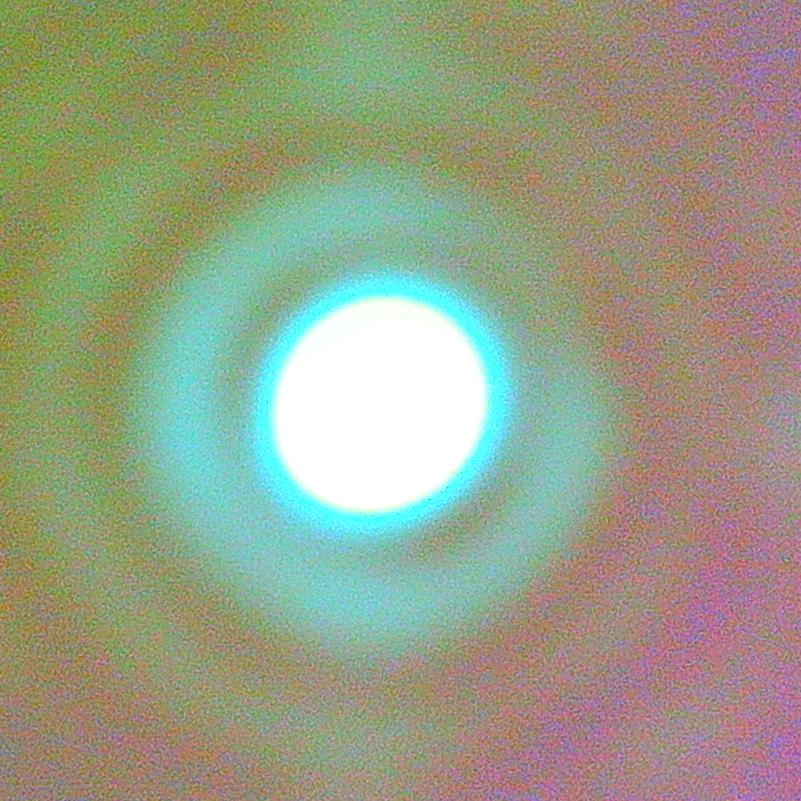
%> input picture 曝光圖片預處理_MATLAB/4.jpg, 801 x 801 px; its folder holds only this picture in this run
$ octave pre_process.m   (GNU Octave 9; MATLAB toolbox functions it lacks are replaced by stand-ins)
%> lines starting %> are read from the running program, lines starting %| are printed output that depends on the picture
clear; clc;

% 獲取目前資料夾內所有的 PNG 和 JPG 檔案
imageFiles = [dir('*.png'); dir('*.jpg')];

% 逐一處理每個檔案
for i = 1:length(imageFiles)
    % 讀取圖片
    filename = imageFiles(i).name;
    img = imread(filename);
%> img is the input picture: size 801x801x3 uint8; mean R, G, B 152.2, 159.1, 135.7

    % 將 RGB 圖片轉換為灰階圖像
    grayImg = rgb2gray(img);
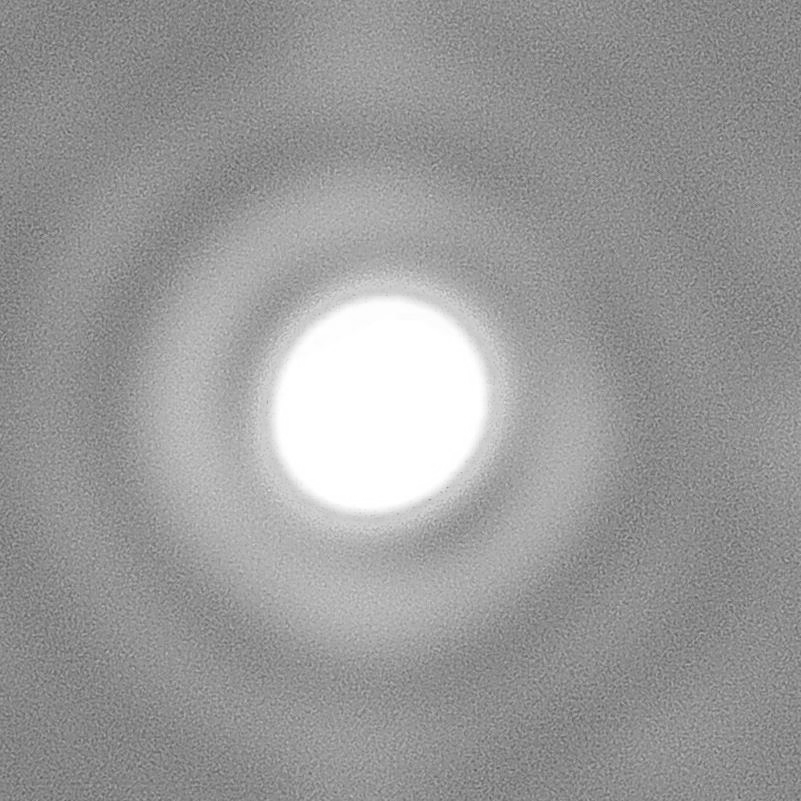
%> grayImg: size 801x801 uint8; min 87, max 255, mean 154.4

    % 對灰階圖像進行去噪處理（中值濾波，窗口大小為 20x20）
    denoisedImg = medfilt2(grayImg, [20, 20]);

    % 建立一個新的 3 通道圖片矩陣
    newImg = zeros(size(grayImg, 1), size(grayImg, 2), 3);

    % 將去噪後的灰階圖像複製到新矩陣的每個通道
    newImg(:, :, 1) = double(denoisedImg) / 255;  % 紅色通道
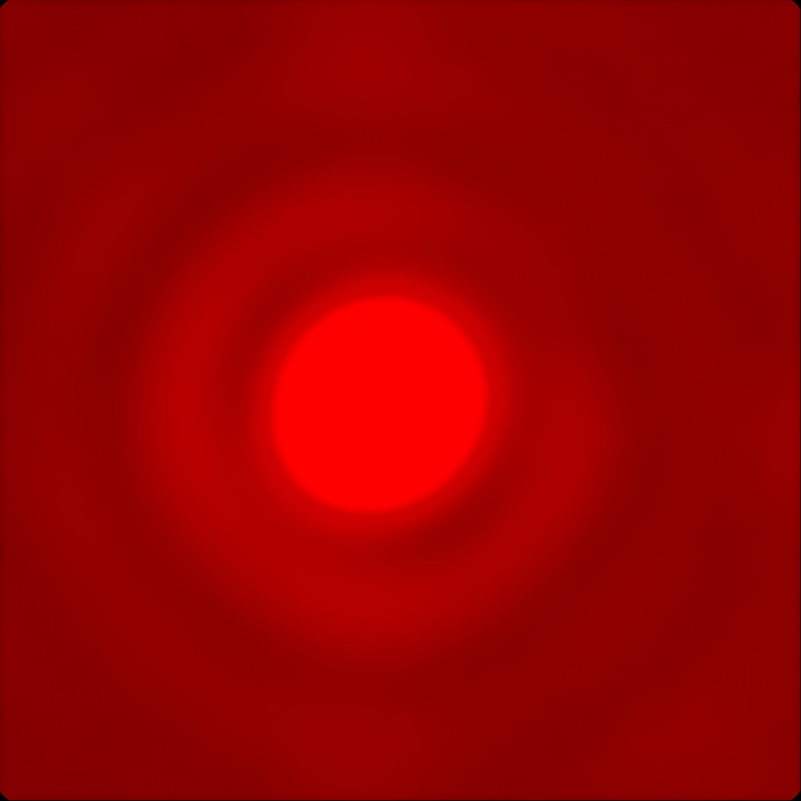
%> newImg: size 801x801x3 double; mean R, G, B 0.604, 0, 0
    newImg(:, :, 2) = double(denoisedImg) / 255;  % 綠色通道
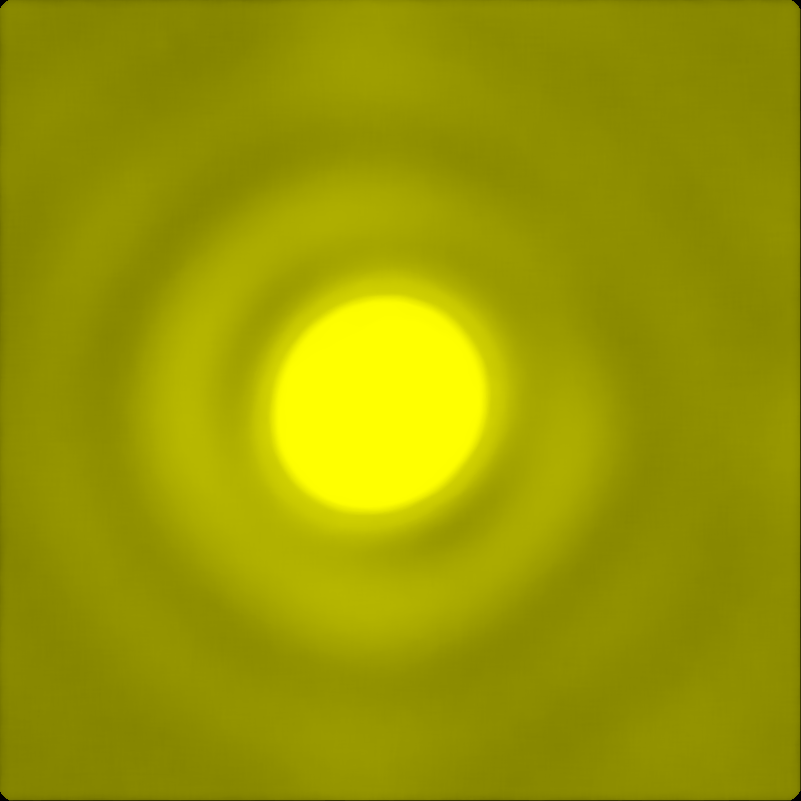
%> newImg: size 801x801x3 double; mean R, G, B 0.604, 0.604, 0
    newImg(:, :, 3) = double(denoisedImg) / 255;  % 藍色通道

    % 建立新的檔名
    [~, name, ~] = fileparts(filename);
    result_filename = sprintf('result_%s.jpg', name);

    % 儲存去噪後的灰階圖像
    imwrite(newImg, result_filename);
end

disp('所有圖片已轉換並儲存完成。');

$ run again, on 曝光圖片預處理_MATLAB/6.jpg
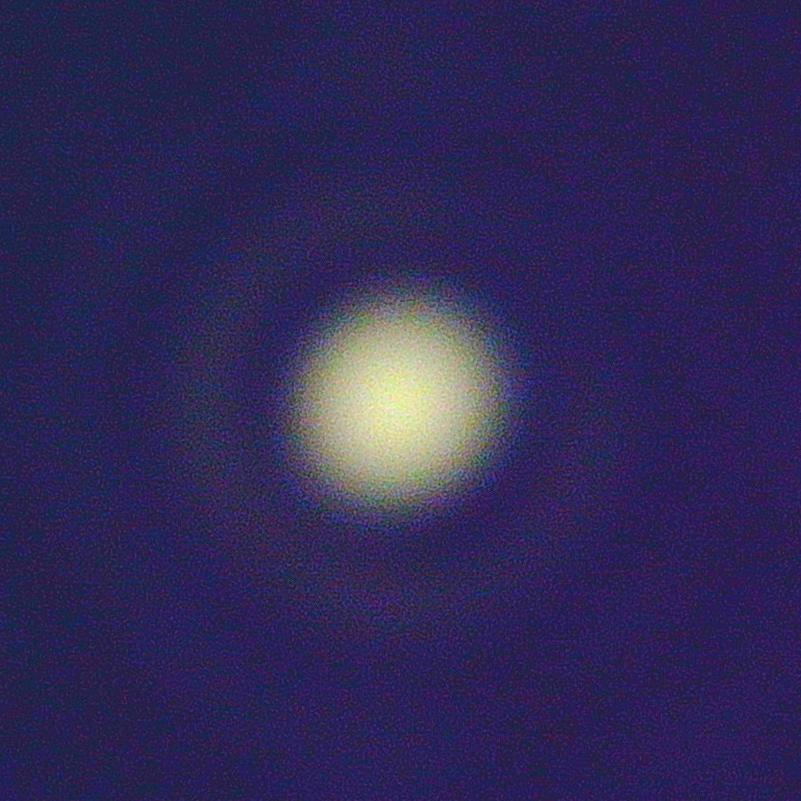
%> input picture 曝光圖片預處理_MATLAB/6.jpg, 801 x 801 px
%> img is the input picture: size 801x801x3 uint8; mean R, G, B 48.7, 41.1, 87
%> `grayImg = rgb2gray(img);`:
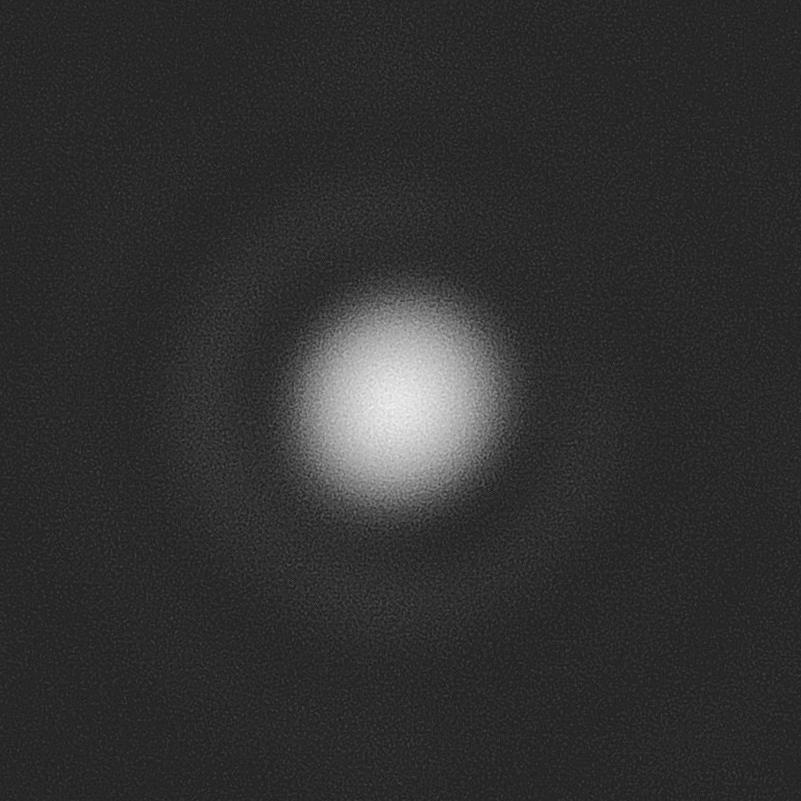
%> grayImg: size 801x801 uint8; min 21, max 242, mean 48.6
%> `newImg(:, :, 2) = double(denoisedImg) / 255;`:
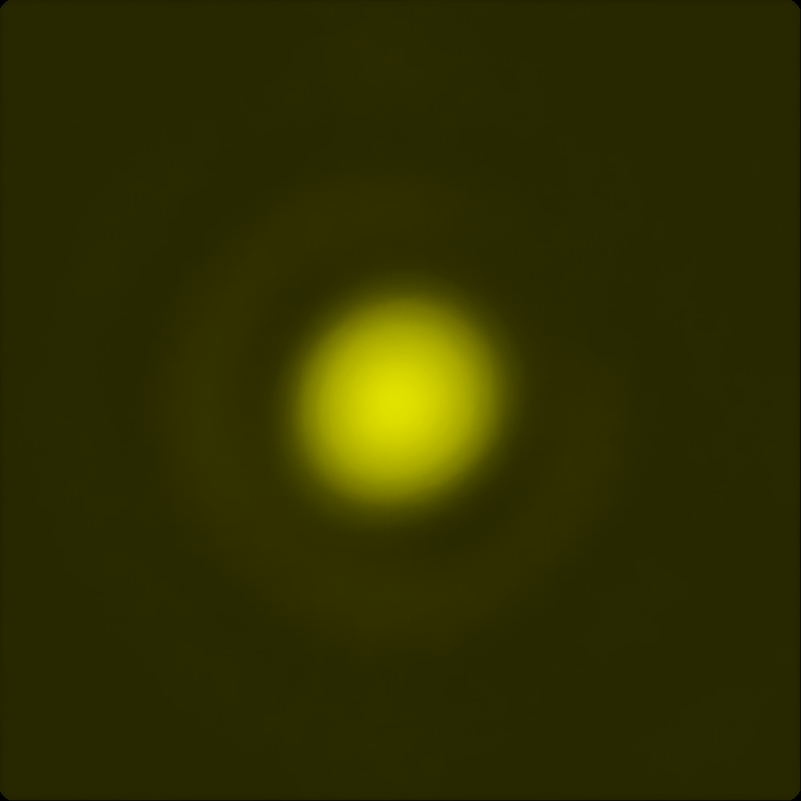
%> newImg: size 801x801x3 double; mean R, G, B 0.189, 0.189, 0

$ run again, on 曝光圖片預處理_MATLAB/7.jpg
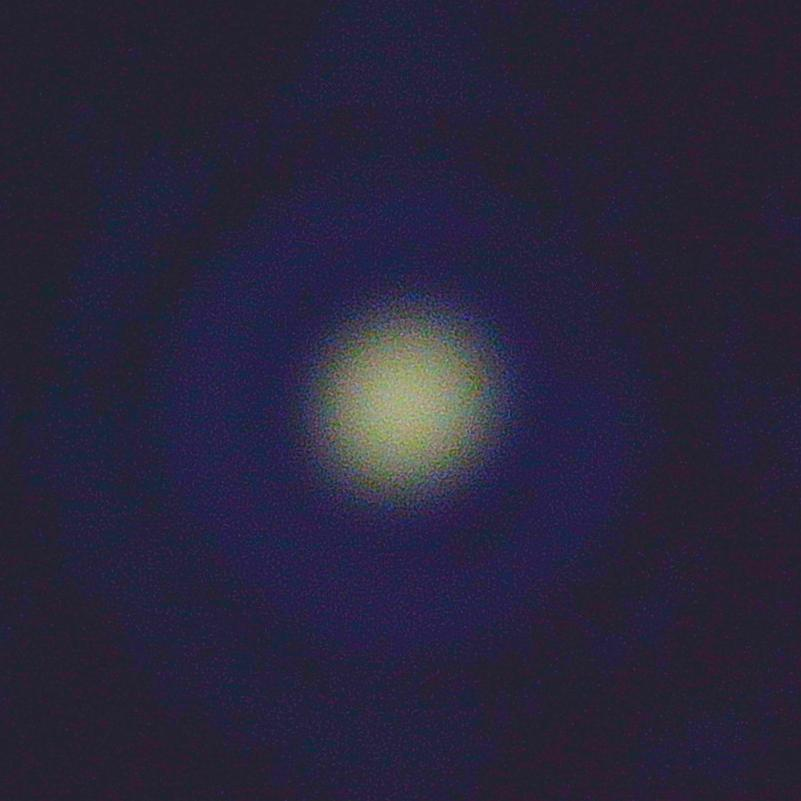
%> input picture 曝光圖片預處理_MATLAB/7.jpg, 801 x 801 px
%> img is the input picture: size 801x801x3 uint8; mean R, G, B 40.8, 37.2, 59.8
%> `grayImg = rgb2gray(img);`:
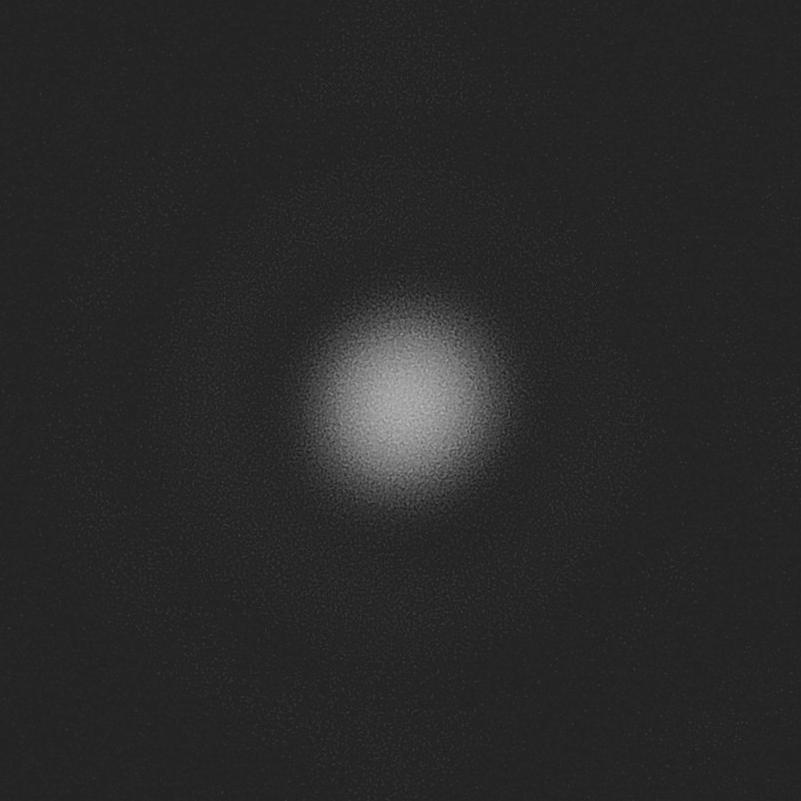
%> grayImg: size 801x801 uint8; min 23, max 186, mean 40.8
%> `newImg(:, :, 2) = double(denoisedImg) / 255;`:
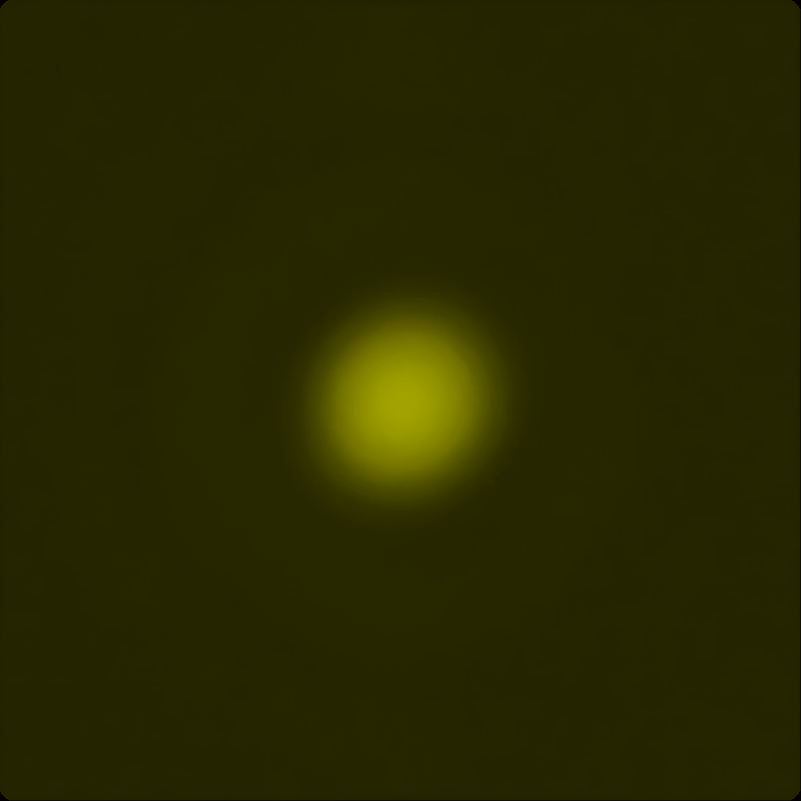
%> newImg: size 801x801x3 double; mean R, G, B 0.159, 0.159, 0
